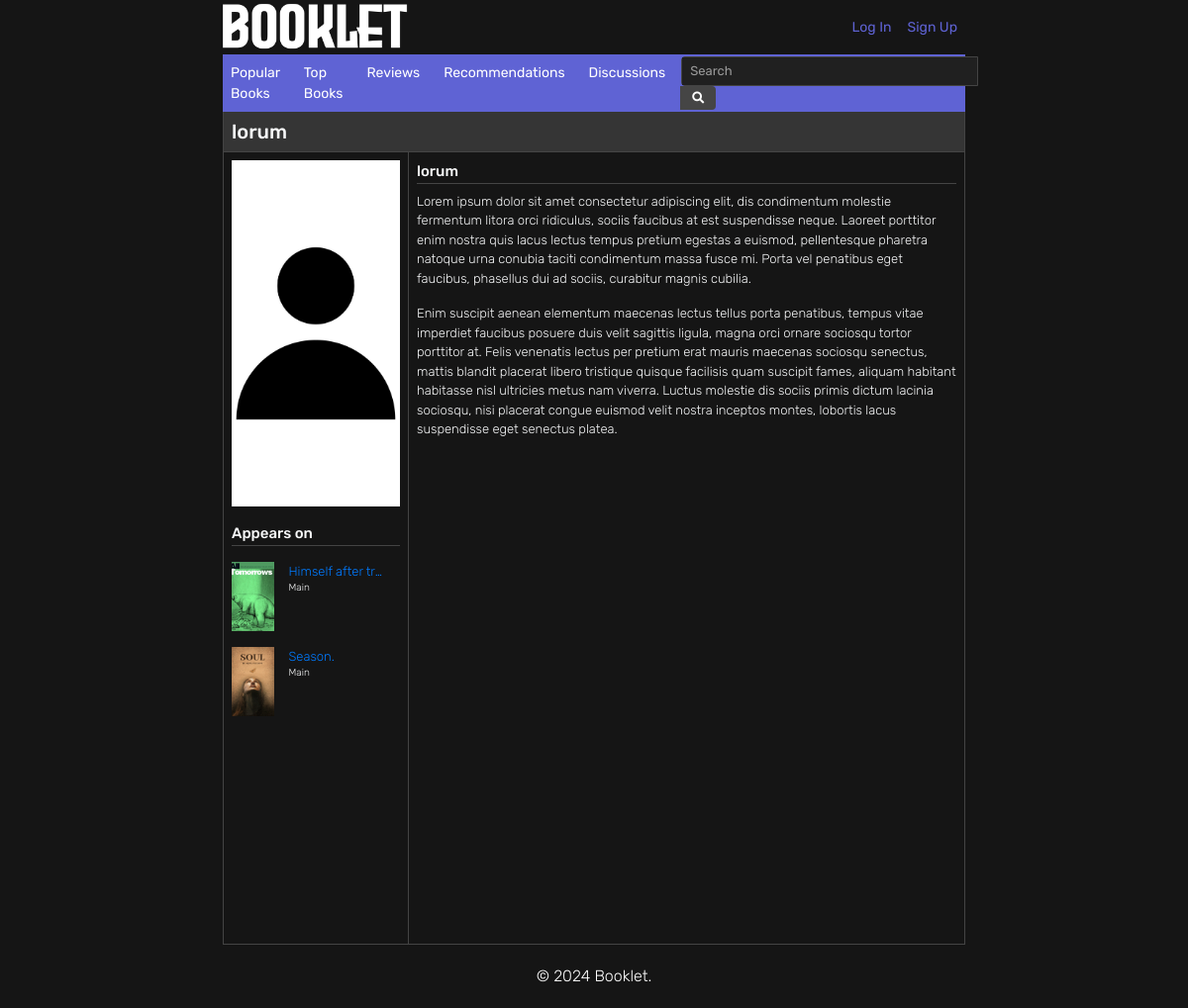
The page /character/1/ on the database its author committed.
### characters/models.py (models this page shows, shortened)
class Character(models.Model):
    name = models.CharField(max_length=300)
    alias = models.CharField(max_length=300, blank=True)
    description = models.TextField(blank=True)
    image = models.ImageField(upload_to='characters/',blank=True,default='default.jpg')
    created_date = models.DateTimeField(auto_now_add=True)
    modified_date = models.DateTimeField(auto_now=True)
    books = models.ManyToManyField(Book, through='Character_Book')

class Character_Book(models.Model):
    book = models.ForeignKey(Book,on_delete=models.CASCADE)
    character = models.ForeignKey(Character,on_delete=models.CASCADE)
    character_role = models.IntegerField(choices=CHARACTER_ROLES)
    created_date = models.DateTimeField(auto_now_add=True)
    modified_date = models.DateTimeField(auto_now=True)
    class Meta:
        verbose_name = "Character"
        verbose_name_plural = "Characters"

### books/models.py (models this page shows, shortened)
class Book(models.Model):
    title = models.CharField(max_length=300)
    alternative_titles = models.TextField(blank=True)
    volumes = models.IntegerField(blank=True)
    chapters = models.IntegerField(blank=True)
    status = models.IntegerField(choices=BOOK_STATUS,default=1)
    synopsis = models.TextField(blank=True)
    background = models.TextField(blank=True)
    cover = models.ImageField(upload_to='books/covers/',default='default_book.jpg')
    publishing_start_date = models.DateField(blank=True,null=True)
    publishing_end_date = models.DateField(blank=True,null=True)
    created_date = models.DateTimeField(auto_now_add=True)
    modified_date = models.DateTimeField(auto_now=True)
    relationships = models.ManyToManyField('self', through='Relationship', symmetrical=False)
    genres = models.ManyToManyField('Genre')

### characters/views.py (the view)
# urls.py: path('character/<int:pk>/', CharacterDetailView.as_view(), name='character-detail'),
class CharacterDetailView(DetailView):
    model = Character
    def get_context_data(self, **kwargs):
        context = super().get_context_data(**kwargs)
        character = self.get_object()
        character_books = Character_Book.objects.filter(character=character)
        context['character_books'] = character_books
        context['title'] = character.name
        return context

### characters/templates/characters/character_detail.html (shortened to what this page needs)
{% extends "books/base.html" %}
{% block content %}
  <div class="container p-0">
    <div class="pl-2 pt-2 pb-2 border-bottom border-dark" style="background-color: #353535;">
      <h5 class="m-0">{{ character.name }}
      </h5>
  </div>
  <div class="row m-0 p-0" style="height: 100vh;">
    <div class="col-md-3 border-right border-dark p-0 m-0">
      <div class="container m-0 p-2">
        <img src="{{ character.image.url }}" class="img-fluid" style="height: 350px; object-fit: cover;" alt="{{ book.title }}">
      </div>
      <div class="container p-2">
        <p class="m-0 block-title">Appears on</p>
        <div class="container p-0 pt-2 border-top border-dark">
          {% for character_book in character_books %}
          <div class="container p-0 pt-2 pb-2">
            <div class="row m-0 p-0">
              <a href="{% url 'book-detail' character_book.book.id %}" class="title-link col-3 p-0 m-0"><img src="{{ character_book.book.cover.url }}" class="img-fluid" style="height: 70px; width:100%; object-fit: cover;" alt="{{ character_book.book.title }}"></a>
              <div class="container col text-truncate">
              <a href="{% url 'book-detail' character_book.book.id %}" class="title-link"><p class="m-0 block-content text-truncate">{{ character_book.book.title }}</p></a>
              <p class="m-0 block-content" style="font-size: 10px;">{{ character_book.get_character_role_display }}</p>
              </div>
            </div>
            </div>
          {% endfor %}
        </div>
      </div>
    </div>
    <div class="col-md-9 p-0 m-0">
      <div class="container p-2">
        <p class="m-0 block-title">{{ character.name }}</p>
        <div class="container p-0 border-top border-dark" style="font-size: 13px;">
          <p class="mt-2 block-content">{{ character.description|linebreaks }}</p>
        </div>
      </div>
    </div>
  </div>
{% endblock content %}

### books/static/main.css (style rules this page uses)
html { height: 100%; min-height: 100%; scroll-behavior: smooth; }
body { font-family: "Rubik", sans-serif; font-optical-sizing: auto; font-weight: 400; font-style: normal; background-color: #151515; color: #f8f9fa; padding: 0 225px; height: 100%; min-height: 100%; }
p { font-weight: 300; }
.row { margin-left: -15px; margin-right: -15px; }
.col-md-3 { padding-left: 15px; padding-right: 15px; }
.border-dark { border-color: #444 !important; }
.block-title { font-size: 15px; font-weight: 500; }
.block-content { font-size: 13px; font-weight: 300; margin-bottom: 0.35rem; }
.img-fluid { width: 100%; object-position: top; }

### rows shown on the page
Character: name "lorum", image (placeholder picture), description "Lorem ipsum dolor sit amet consectetur adipiscing elit, dis condimentum molestie fermentum litora orci ridiculus, sociis faucibus at est suspendisse neque. Laoreet porttitor enim nostra quis lacus lectus tempus pretium egestas a euismod, pellentesque pharetra natoque urna conubia taciti condimentum massa fusce mi. Porta vel penatibus eget faucibus, phasellus dui ad sociis, curabitur magnis cubilia. Enim suscipit aenean elementum maecenas lectus tellus porta penatibus, tempus vitae imperdiet faucibus posuere duis velit sagittis ligula, magna orci ornare sociosqu tortor porttitor at. Felis venenatis lectus per pretium erat mauris maecenas sociosqu senectus, mattis blandit placerat libero…"
Character_Book: book.cover (picture), book "Himself after tr…", character_role "Main"
Character_Book: book.cover (picture), book "Season.", character_role "Main"
